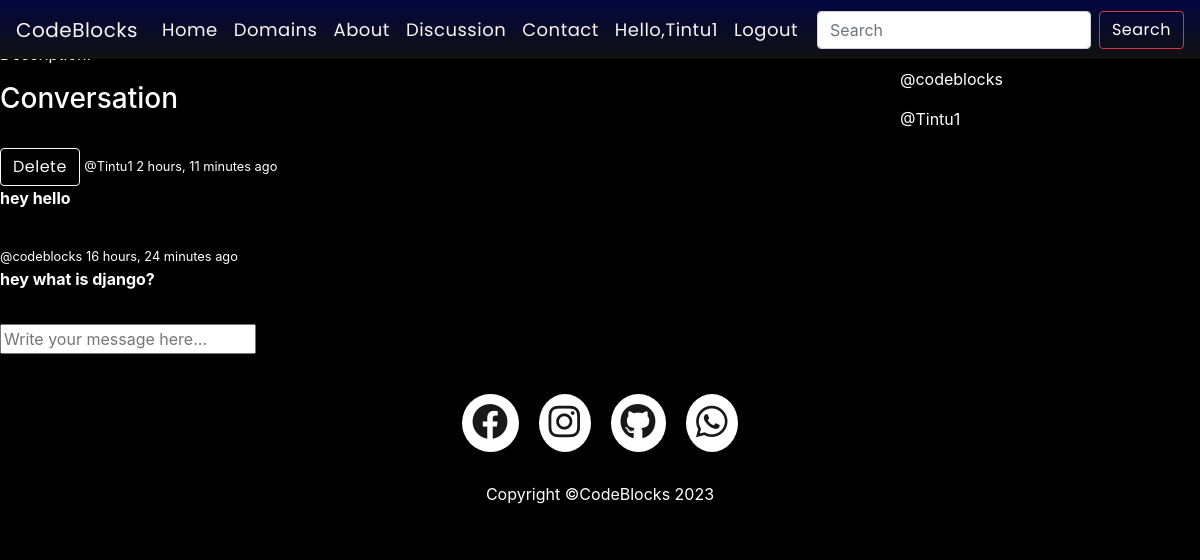
The page /room/2/ (signed in) on the database its author committed.
### myapp/models.py (models this page shows, shortened)
class Room(models.Model):
    host = models.ForeignKey(User,on_delete=models.SET_NULL,null=True)
    topic = models.ForeignKey(Topic,on_delete=models.SET_NULL,null=True)
    name = models.CharField(max_length=200)
    desc = models.TextField(null=True , blank=True)
    participants = models.ManyToManyField(User,related_name='participants', blank=True)
    updated = models.DateTimeField(auto_now=True)
    created = models.DateTimeField(auto_now_add=True)
    class Meta:
        ordering=['-updated' , '-created']

class Message(models.Model):
    user = models.ForeignKey(User, on_delete=models.CASCADE)
    room = models.ForeignKey(Room, on_delete=models.CASCADE)
    body = models.TextField()
    updated = models.DateTimeField(auto_now=True)
    created = models.DateTimeField(auto_now_add=True)
    class Meta:
        ordering=['-updated' , '-created']

### myapp/views.py (the view, shortened to what this page needs)
# urls.py: path('room/<str:pk>/',views.room,name='room'),
@login_required(login_url='login')
def room(request,pk):
    room = Room.objects.get(id=pk)
    room_messages = room.message_set.all()
    participants = room.participants.all()
    context = {'room':room,'participants':participants,'room_messages':room_messages}
    return render(request,"myapp/room.html",context)

### myapp/templates/myapp/room.html (shortened to what this page needs)
{% extends 'main.html' %}
{%  block content %}
<div class="room-container">
        <div>
            <h3>Room name: {{room.name}}</h3>
            <p>Description: {{room.desc}}</p>
            <div class="comment-wrapper">
                <h3>Conversation</h3>
                <hr>
            {% for message in room_messages %}
                <div>
                    {% if request.user == message.user %}
                    <a class="btn btn-outline-light" href="{% url 'delete-message' message.id %}">Delete</a>
                    {% endif %}
                    <small>@{{message.user}}  {{message.created | timesince}} ago</small>
                    <p><strong>{{message.body}}</strong></p>
                    <hr>
                </div>
                {% endfor %}
            </div>
            {% if user.is_authenticated %}
            <div class="comment-form">
                <form action="" method="post">
                    <input type="text" name="body" placeholder="Write your message here...">
                </form>
            </div>
            {% endif %}
    </div>
    <div>
        <h3>Participants</h3>
        <hr>
        {% for p in participants %}
        <div>
            <p>@{{p.username}}</p>
        </div>
        {% endfor %}
    </div>
</div>
{% endblock %}

### templates/navbar.html (shortened to what this page needs)
<nav class="navbar fixed-top navbar-expand-lg" style="background: linear-gradient(#02063e,#111);">
    <a class="navbar-brand" style="color:whitesmoke" href="{% url 'home' %}" class="logo">CodeBlocks</a>
    <div class="collapse navbar-collapse" id="navbarSupportedContent">
      <ul class="navbar-nav mr-auto">
        <li class="nav-item active">
          <a id="nav-link" class="nav-link" style="color:whitesmoke;" href="{% url 'home' %}">Home <span class="sr-only">(current)</span></a>
        </li>
        <li class="nav-item active">
          <a id="nav-link" class="nav-link" style="color:whitesmoke" href="#domains">Domains <span class="sr-only">(current)</span></a>
        </li>
        <li class="nav-item active">
          <a id="nav-link" class="nav-link" style="color:whitesmoke" href="#about">About</a>
        </li>
        <li class="nav-item active">
          <a id="nav-link" class="nav-link" style="color:whitesmoke" href="#Discussion">Discussion</a>
        </li>
        <li class="nav-item active">
          <a id="nav-link" class="nav-link" style="color:whitesmoke" href="#contact">Contact</a>
        </li>
        {% if user.is_authenticated %}
        <li class="nav-item active ">
          <a id="nav-link" class="nav-link"  style="color:whitesmoke" href="">Hello,{{user.username}}</a>
        </li>
        <li class="nav-item active">
          <a id="nav-link" class="nav-link"  style="color:whitesmoke" href="{% url 'logout' %}">Logout</a>
        </li>
        {% endif %}
      </ul>
      <form class="form-inline my-2 my-lg-0">
        <input class="form-control mr-sm-2" type="search" name="q"  placeholder="Search" aria-label="Search">
        <a  class="btn btn-outline-danger my-2 my-sm-0" type="submit" >Search</a>
      </form>
    </div>
  </nav>

### static/css/homes.css (style rules this page uses)
#body-bg { background-color:black; color: white; }
a { position: relative; font-family:'Poppins',sans-serif; font-size: 18px; letter-spacing: 0.5px; }
#nav-link:after { content: ""; position: absolute; background-color: rgb(217, 4, 4); height: 3px; width: 100; left: 0; bottom: 5px; transition: 0.3s; }

### myapp/templates/myapp/room.html (style rules this page uses)
.room-container { display: grid; grid-template-columns: 3fr 1fr ; }

### rows shown on the page
Room: name "learn django"
Message: shows "Delete", user "Tintu1", created "2 hours, 11 minutes", body "hey hello"
Message: user "codeblocks", created "16 hours, 24 minutes", body "hey what is django?"

### other values the page prints
{{ user.username }} "Tintu1"
{{ p.username }} "codeblocks"
{{ p.username }} "Tintu1"
